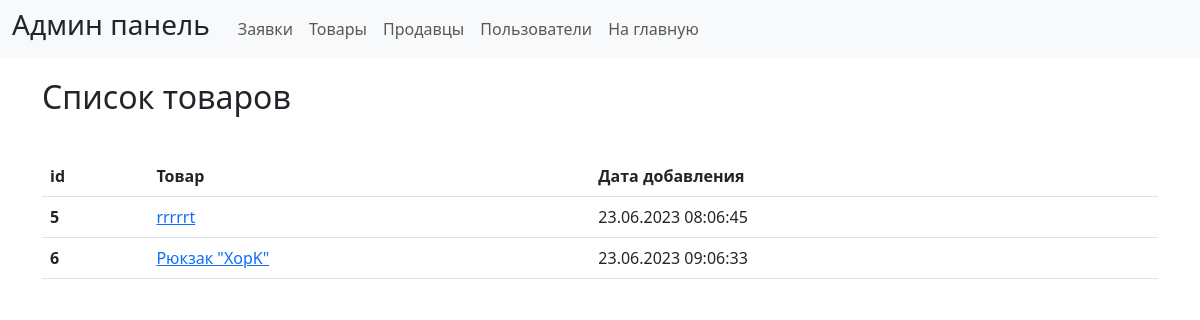
The page /admin/productList.php on the database as committed earlier.
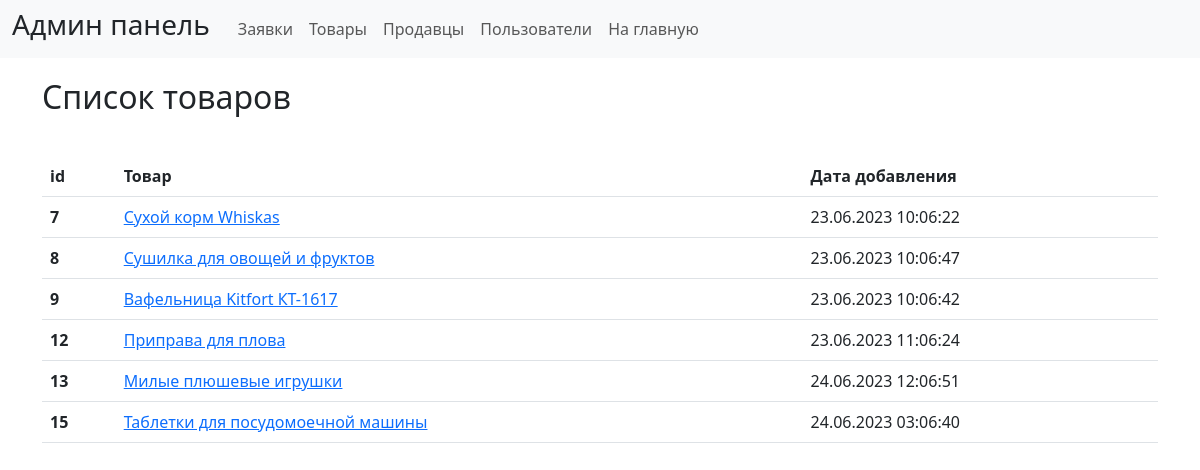
The same page on the database as committed later.
### tables this page shows
CREATE TABLE `product` (
  `id_product` int NOT NULL,
  `name` varchar(50) NOT NULL,
  `photo_product` varchar(300) NOT NULL,
  `description` varchar(2000) NOT NULL,
  `amount` int NOT NULL,
  `cost` int NOT NULL,
  `date_added` datetime NOT NULL,
  `id_seller` int NOT NULL
);

### admin/productList.php (the view)
<?php
include "./header.php";
require_once "../connect.php";
$product_admin = "SELECT * FROM `product`";
$product_res = mysqli_query($con, $product_admin);
?>
<div class="container">
    <table class="table caption-top">
        <h2 style="margin: 20px 0 40px 0;">Список товаров</h2>
        <thead>
            <tr>
                <th scope="col">id</th>
                <th scope="col">Товар</th>
                <th scope="col">Дата добавления</th>
            </tr>
        </thead>
        <tbody>
            <?
            while ($product_info = mysqli_fetch_array($product_res)) {
                $dateB = $product_info['date_added'];
                $newDate = date("d.m.Y h:m:s", strtotime($dateB));
            ?>
                <tr>
                    <th><?= $product_info['id_product'] ?></th>
                    <td><a href="../product.php"><?= $product_info['name'] ?></a></td>
                    <td><?= $newDate ?></td>
                </tr>
            <?
            }
            ?>
        </tbody>
    </table>
</div>
<?php
include "./footer.php";
?>

### admin/header.php (shortened to what this page needs)
<!DOCTYPE html>
<html lang="en">
<head>
    <link rel="stylesheet" href="/admin/css/bootstrap.css">
</head>
<body>
    <header>
        <nav class="navbar navbar-expand-lg bg-body-tertiary">
            <div class="container-fluid">
                <h3 style="margin-right: 20px;">Админ панель</h3>
                <div class="collapse navbar-collapse" id="navbarNavAltMarkup">
                    <div class="navbar-nav">
                        <a class="nav-link" href="./">Заявки</a>
                        <a class="nav-link" href="./productList.php">Товары</a>
                        <a class="nav-link" href="./saller.php">Продавцы</a>
                        <a class="nav-link" href="./users.php">Пользователи</a>
                        <a class="nav-link" href="../">На главную</a>
                    </div>
                </div>
            </div>
        </nav>
    </header>

### admin/footer.php (shortened to what this page needs)
</body>
</html>

Rows that differ between the two databases and show on the page:
removed product: id_product "5", name "rrrrrt", date_added "23.06.2023 08:06:45"
removed product: id_product "6", name "Рюкзак \"XopK\"", date_added "23.06.2023 09:06:33"
added product: id_product "7", name "Сухой корм Whiskas", date_added "23.06.2023 10:06:22"
added product: id_product "8", name "Сушилка для овощей и фруктов", date_added "23.06.2023 10:06:47"
added product: id_product "9", name "Вафельница Kitfort КТ-1617", date_added "23.06.2023 10:06:42"
added product: id_product "12", name "Приправа для плова", date_added "23.06.2023 11:06:24"
added product: id_product "13", name "Милые плюшевые игрушки", date_added "24.06.2023 12:06:51"
added product: id_product "15", name "Таблетки для посудомоечной машины", date_added "24.06.2023 03:06:40"
